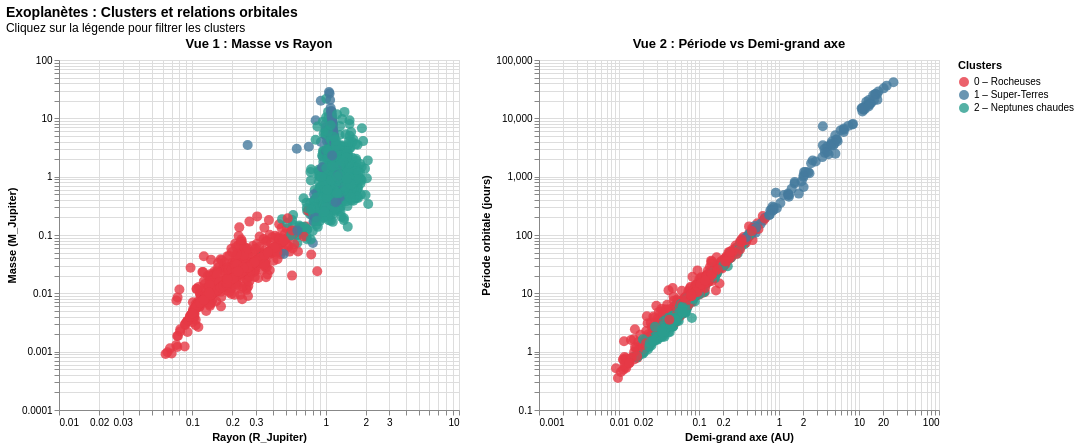

Here is the notebook cell this chart was saved with:
### Code cell
# Crée une colonne avec le nom du cluster
df_feat['cluster_name'] = df_feat['cluster'].map(CLUSTER_NAMES)
df_feat['cluster_label'] = df_feat['cluster'].astype(str) + ' – ' + df_feat['cluster_name']

# brushing et linking
brush = alt.selection_multi(fields=['cluster_label'], bind='legend')

# Vue 1 : masse vs rayon
scatter1 = alt.Chart(df_feat).mark_circle(size=100).encode(
    x=alt.X('radius:Q', scale=alt.Scale(type='log'), title='Rayon (R_Jupiter)'),
    y=alt.Y('mass:Q', scale=alt.Scale(type='log'), title='Masse (M_Jupiter)'),
    color=alt.Color(
        'cluster_label:N',
        scale=alt.Scale(domain=[f"{i} – {CLUSTER_NAMES[i]}" for i in range(len(CLUSTER_NAMES))],
                       range=[CLUSTER_COLORS[i] for i in range(len(CLUSTER_NAMES))]),
        legend=alt.Legend(title='Clusters')
    ),
    opacity=alt.condition(brush, alt.value(0.8), alt.value(0.15)),
    tooltip=['name:N', 'cluster_label:N', 'mass:Q', 'radius:Q']
).add_selection(
    brush
).properties(
    width=400,
    height=350,
    title='Vue 1 : Masse vs Rayon'
)

# vue 2 : periode vs demi-grand axe

scatter2 = alt.Chart(df_feat).mark_circle(size=100).encode(
    x=alt.X('semi_major_axis:Q', scale=alt.Scale(type='log'), title='Demi-grand axe (AU)'),
    y=alt.Y('period:Q', scale=alt.Scale(type='log'), title='Période orbitale (jours)'),
    color=alt.Color(
        'cluster_label:N',
        scale=alt.Scale(domain=[f"{i} – {CLUSTER_NAMES[i]}" for i in range(len(CLUSTER_NAMES))],
                       range=[CLUSTER_COLORS[i] for i in range(len(CLUSTER_NAMES))]),
        legend=None
    ),
    opacity=alt.condition(brush, alt.value(0.8), alt.value(0.15)),
    tooltip=['name:N', 'cluster_label:N', 'period:Q', 'semi_major_axis:Q']
).add_selection(
    brush
).properties(
    width=400,
    height=350,
    title='Vue 2 : Période vs Demi-grand axe'
)


# combiner

combined = alt.hconcat(scatter1, scatter2).properties(
    title={
        "text": "Exoplanètes : Clusters et relations orbitales",
        "fontSize": 14,
        "fontWeight": "bold",
        "subtitle": "Cliquez sur la légende pour filtrer les clusters"
    }
)

combined.show()

### Figure 1 — Vega-Lite specification as saved in the notebook (floating-point values rounded to 4 significant figures; data arrays with more than 128 entries replaced by an {"elided": "..."} marker saying what was removed)
{"config": {"view": {"continuousWidth": 300, "continuousHeight": 300}}, "hconcat": [{"mark": {"type": "circle", "size": 100}, "encoding": {"color": {"field": "cluster_label", "legend": {"title": "Clusters"}, "scale": {"domain": ["0 – Rocheuses", "1 – Super-Terres", "2 – Neptunes chaudes"], "range": ["#E63946", "#457B9D", "#2A9D8F"]}, "type": "nominal"}, "opacity": {"condition": {"param": "param_e8f86bb4eeb2a420", "value": 0.8}, "value": 0.15}, "tooltip": [{"field": "name", "type": "nominal"}, {"field": "cluster_label", "type": "nominal"}, {"field": "mass", "type": "quantitative"}, {"field": "radius", "type": "quantitative"}], "x": {"field": "radius", "scale": {"type": "log"}, "title": "Rayon (R_Jupiter)", "type": "quantitative"}, "y": {"field": "mass", "scale": {"type": "log"}, "title": "Masse (M_Jupiter)", "type": "quantitative"}}, "height": 350, "name": "view_8c80359d348328c4_0", "title": "Vue 1 : Masse vs Rayon", "width": 400}, {"mark": {"type": "circle", "size": 100}, "encoding": {"color": {"field": "cluster_label", "legend": null, "scale": {"domain": ["0 – Rocheuses", "1 – Super-Terres", "2 – Neptunes chaudes"], "range": ["#E63946", "#457B9D", "#2A9D8F"]}, "type": "nominal"}, "opacity": {"condition": {"param": "param_e8f86bb4eeb2a420", "value": 0.8}, "value": 0.15}, "tooltip": [{"field": "name", "type": "nominal"}, {"field": "cluster_label", "type": "nominal"}, {"field": "period", "type": "quantitative"}, {"field": "semi_major_axis", "type": "quantitative"}], "x": {"field": "semi_major_axis", "scale": {"type": "log"}, "title": "Demi-grand axe (AU)", "type": "quantitative"}, "y": {"field": "period", "scale": {"type": "log"}, "title": "Période orbitale (jours)", "type": "quantitative"}}, "height": 350, "name": "view_4e1db80516ba3489_1", "title": "Vue 2 : Période vs Demi-grand axe", "width": 400}], "data": {"name": "data-7c43d5429922326d081a1538ca281015"}, "params": [{"name": "param_e8f86bb4eeb2a420", "select": {"type": "point", "fields": ["cluster_label"]}, "bind": "legend", "views": ["view_8c80359d348328c4_0", "view_4e1db80516ba3489_1"]}], "title": {"text": "Exoplanètes : Clusters et relations orbitales", "fontSize": 14, "fontWeight": "bold", "subtitle": "Cliquez sur la légende pour filtrer les clusters"}, "$schema": "https://vega.github.io/schema/vega-lite/v6.1.0.json", "datasets": {"data-7c43d5429922326d081a1538ca281015": {"elided": "1367 records"}}}
